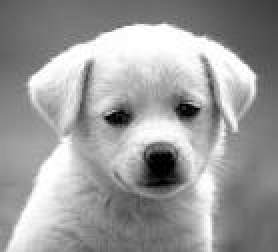
#> input picture images.jpg, 139 x 126 px (shown 2 times larger)
$ python rcencryption.py   (Python 2 division)
#> lines starting #> are read from the running program, lines starting #| are printed output that depends on the picture
#> further down, jpgfile is the input picture: PIL image 139x126 RGB; min 0, max 255, mean 155.7
#| 8 (139, 126) JPEG
#| <PIL.JpegImagePlugin.JpegImageFile image mode=RGB size=139x126 at 0x7EFC25353190>
#| {'jfif': 257, 'jfif_version': (1, 1), 'jfif_unit': 0, 'jfif_density': (1, 1)}
#! /env/bin/python
import os, sys
import random
from PIL import Image

def convertToMatrix(array, height, width):
    i = 0
    matrix = []

    for r in range(height):
        row = []
        for c in range(width):
             row.append(array[i])
             i += 1
        matrix.append(row)
    return matrix

def convertToImageData(matrix, isTuple = False):
    data = reduce(lambda x,y: x+y, matrix)
    if isTuple:
        data = map(lambda x: (x,x,x), data)
    return data

def circularShift(array, numPositions, right = True):
    numPositions = numPositions % len(array)
    if right:
        return array[numPositions:] + array[:numPositions]
    else:
        return array[-numPositions:] + array[:-numPositions]

def transpose(matrix):
    return [list(row) for row in zip(*matrix)]

def scramble(matrix, height, key, left = False):
    i = 0
    while i < height:
        alphaI = sum(matrix[i])
        MalphaI = alphaI % 2
        if left:
            matrix[i] = circularShift(matrix[i], key[i], MalphaI != 0)
        else:
            matrix[i] = circularShift(matrix[i], key[i], MalphaI == 0)
        i += 1

    return matrix

def XOR(matrix, vector, rotatedVector):
    for i in range(len(matrix))[0:2:]:
        for j in range(len(vector)):
            matrix[i][j] = matrix[i][j] ^ vector[j]

    for i in range(len(matrix))[1:2:]:
        for j in range(len(rotatedVector)):
            matrix[i][j] = matrix[i][j] ^ rotatedVector[j]

def validate(matrix, bits, height, width):
    maxColor = 1 << bits
    for i in range(height):
        for j in range(width):
            if matrix[i][j] >= maxColor:
                return False
    return True

def createRandomVector(minValue, maxValue, length):
    return [random.randint(minValue, maxValue) for i in range(length)]

def encrypt(image, maxIter = 1):
#> called with maxIter = 20
    bits = image.bits
#> bits = 8
    height = image.size[0]
#> height = 139
    width = image.size[1]
#> width = 126
    data = image.getdata()
    isTuple = False

    if type(data[0]) is tuple:
        isTuple = True
        data = [p[0] for p in data]
#> data = 17514 values, max 255 at index 1873, min 0 at index 7321, mean 155.7

    print "converting to matrix..."
    matrix = convertToMatrix(data, height, width)
#> after the loop in convertToMatrix, `for r in range(height):`: i = 17514; matrix = 139 items
#> matrix = 139 items

    # step 1
    print "creating random vectors..."
    Kr = createRandomVector(0, 1 << bits, height)
#> Kr = 139 values, max 252 at index 34, min 0 at index 33, mean 120.4
    Kc = createRandomVector(0, 1 << bits, width)
#> Kc = 126 values, max 253 at index 57, min 0 at index 35, mean 120.2

    print Kr
#> (printed output is left out)
    print Kc
#> (printed output is left out)

    # step 2
    iterations = 0

    while iterations < maxIter:
        print "3"
        iterations += 1

        image.putdata(convertToImageData(matrix, isTuple))
        image.show()

        print "4"
        matrix = scramble(matrix, height, Kr)

        image.putdata(convertToImageData(matrix, isTuple))
        image.show()

        print validate(matrix, height, width, bits)

        print "5"
        matrix = transpose(matrix)
        matrix = scramble(matrix, width, Kc)
        matrix = transpose(matrix)

        image.putdata(convertToImageData(matrix, isTuple))
        image.show()

        print "6"
        KcRot = Kc[:-1:]
        XOR(matrix, Kc, KcRot)

        image.putdata(convertToImageData(matrix, isTuple))
        image.show()
        print validate(matrix, height, width, bits)

        print "7"
        KrRot = Kr[:-1:]
        matrix = transpose(matrix)
        XOR(matrix, Kr, KrRot)
        matrix = transpose(matrix)

        image.putdata(convertToImageData(matrix, isTuple))
        image.show()
        print validate(matrix, height, width, bits)
#> this loop made 20 passes
#> (printed output is left out)
#> pass 1, in encrypt, `image.show()`:
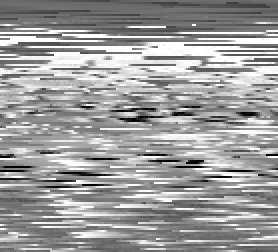
#> shown: PIL image 139x126 RGB (shown 2 times larger); min 0, max 255, mean 155.7
#> pass 1, in encrypt, `image.show()`:
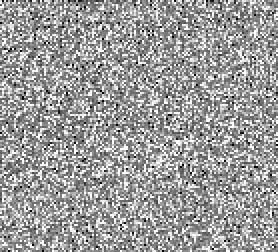
#> shown: PIL image 139x126 RGB (shown 2 times larger); min 0, max 255, mean 155.6
#> pass 1, in encrypt, `image.show()`:
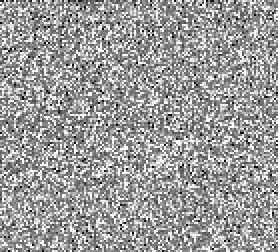
#> shown: PIL image 139x126 RGB (shown 2 times larger); min 0, max 255, mean 155.3
#> after the loop:
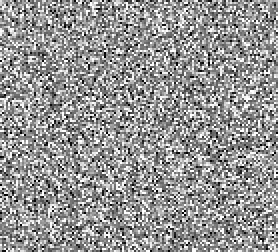
#> image: PIL image 139x126 RGB (shown 2 times larger); min 0, max 255, mean 148.7

    iterations = 0
    while iterations < maxIter:

        #reverse the process

        KrRot = Kr[:-1:]
        matrix = transpose(matrix)
        XOR(matrix, Kr, KrRot)
        matrix = transpose(matrix)

        image.putdata(convertToImageData(matrix, isTuple))
        image.show()

        KcRot = Kc[:-1:]
        XOR(matrix, Kc, KcRot)

        image.putdata(convertToImageData(matrix, isTuple))
        image.show()


        matrix = transpose(matrix)
        matrix = scramble(matrix, width, Kc, True)
        matrix = transpose(matrix)

        image.putdata(convertToImageData(matrix, isTuple))
        image.show()

        matrix = scramble(matrix, height, Kr, True)

        image.putdata(convertToImageData(matrix, isTuple))
        image.show()

        print validate(matrix, height, width, bits)
        iterations += 1
#> this loop made 20 passes
#| True
#| True
#| True
#| True
#| True
#| True
#| True
#| True
#> (further printed lines are left out)
#> pass 1, in encrypt, `image.show()`:
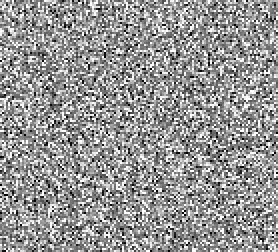
#> shown: PIL image 139x126 RGB (shown 2 times larger); min 0, max 255, mean 149
#> pass 1, in encrypt, `image.show()`:
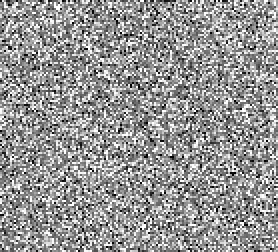
#> shown: PIL image 139x126 RGB (shown 2 times larger); min 0, max 255, mean 149
#> pass 1, in encrypt, `image.show()`:
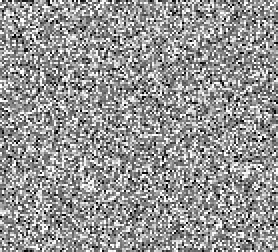
#> shown: PIL image 139x126 RGB (shown 2 times larger); min 0, max 255, mean 149


    #newImage = Image.new(image.mode, image.size)
    #newImage.putdata(convertToImageData(matrix))
    image.putdata(convertToImageData(matrix, isTuple))
    return image, Kr, Kc, maxIter

# [43 lines left out: function decrypt, not called in this run]


jpgfile = Image.open("images.jpg")

print jpgfile.bits, jpgfile.size, jpgfile.format
print jpgfile
print jpgfile.info

#jpgfile.show()

print "encrypting"
cypher, Kr, Kc, maxIter = encrypt(jpgfile, 20)
cypher.save("cypher.jpg")

# [6 lines of commented-out code are left out]
